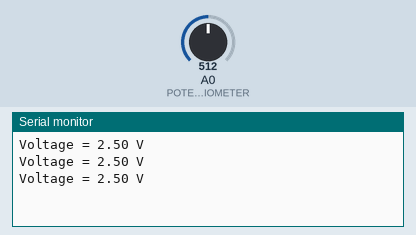
Simulated run of this sketch. Board: Arduino Uno, built with avr-gcc and run on an emulated ATmega328P. On the bench: the last lines printed to the serial monitor. Inputs (shaded band) come from the test bench; at power-on: A0 (POTENTIOMETER) = 512.

Above: at 1.3 s.
1.4 s: A0 (POTENTIOMETER) set to 716
At 1.9 s:
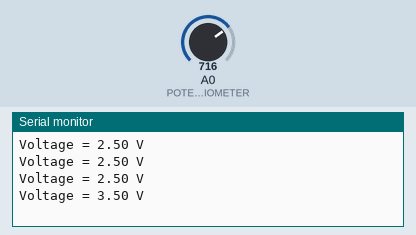
2.9 s: A0 (POTENTIOMETER) set to 900
At 3.4 s:
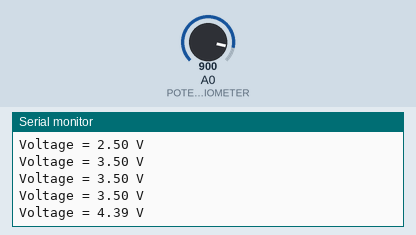
Timing chart, 0 to 5.9 s (numbered marks = the images above; inputs shaded):
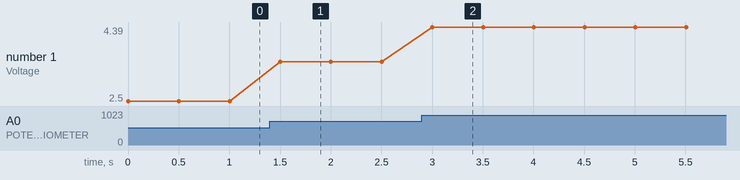

Measured:
- after the input at 1.4 s, the serial monitor: prints a new line after 0.10 s (image 1)
- after the input at 2.9 s, the serial monitor: prints a new line after 0.10 s (image 2)
- plotted number 1: 2.5 → 3.5 after the input at 1.4 s, 3.5 → 4.39 after the input at 2.9 s

The sketch:

04.Potentiometer.ino
```cpp
/* Program that reads the output value of a voltage divider (potentiometer)
 * and prints it on Serial Monitor.
 * The potentiometer must be connected to an analog input pin (adc).
 * Analog to Digital Conversion on Arduino has 10-bit precision, so the adc output
 * is an integer in (0,1023).
 */

#define POTENTIOMETER A0 // Arduino pin that the potentiometer is connected to
#define Vref 5 // Voltage reference for ADC

void setup() {
  /* Set POTENTIOMETER pin as input */
  pinMode(POTENTIOMETER, INPUT);
  /* Initialize Serial Monitor */
  Serial.begin(9600);
}

void loop() {
  /* Read the value of the ADC */
  float adc = analogRead(POTENTIOMETER);
  /* Convert it to voltage */
  float voltage = (adc / 1024) * Vref;
  /* Print the voltage to Serial Monitor */
  Serial.print("Voltage = "); Serial.print(voltage); Serial.println(" V");
  delay(500);
}
```
